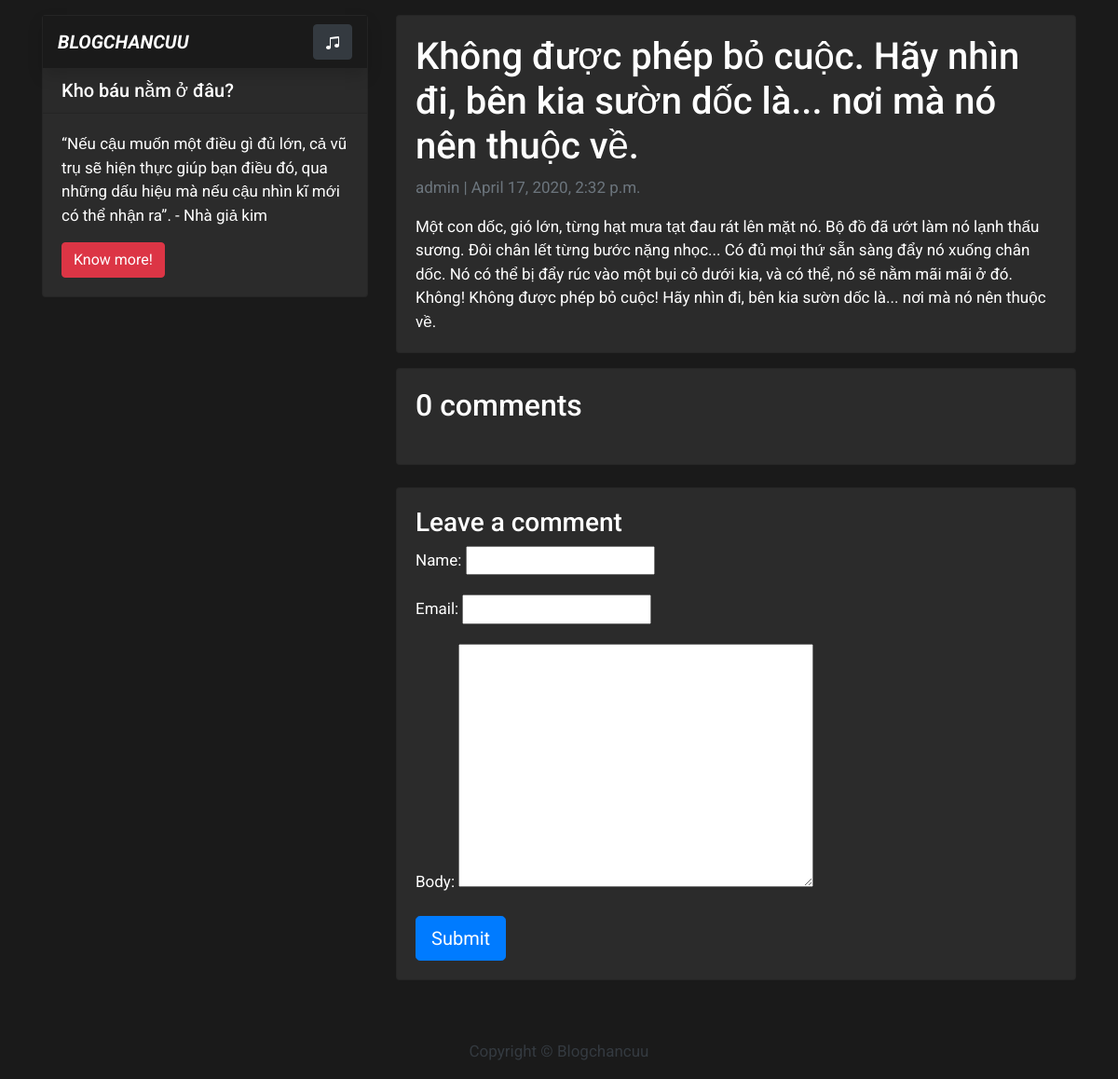
Page /neew-poer/ on the earlier database version.
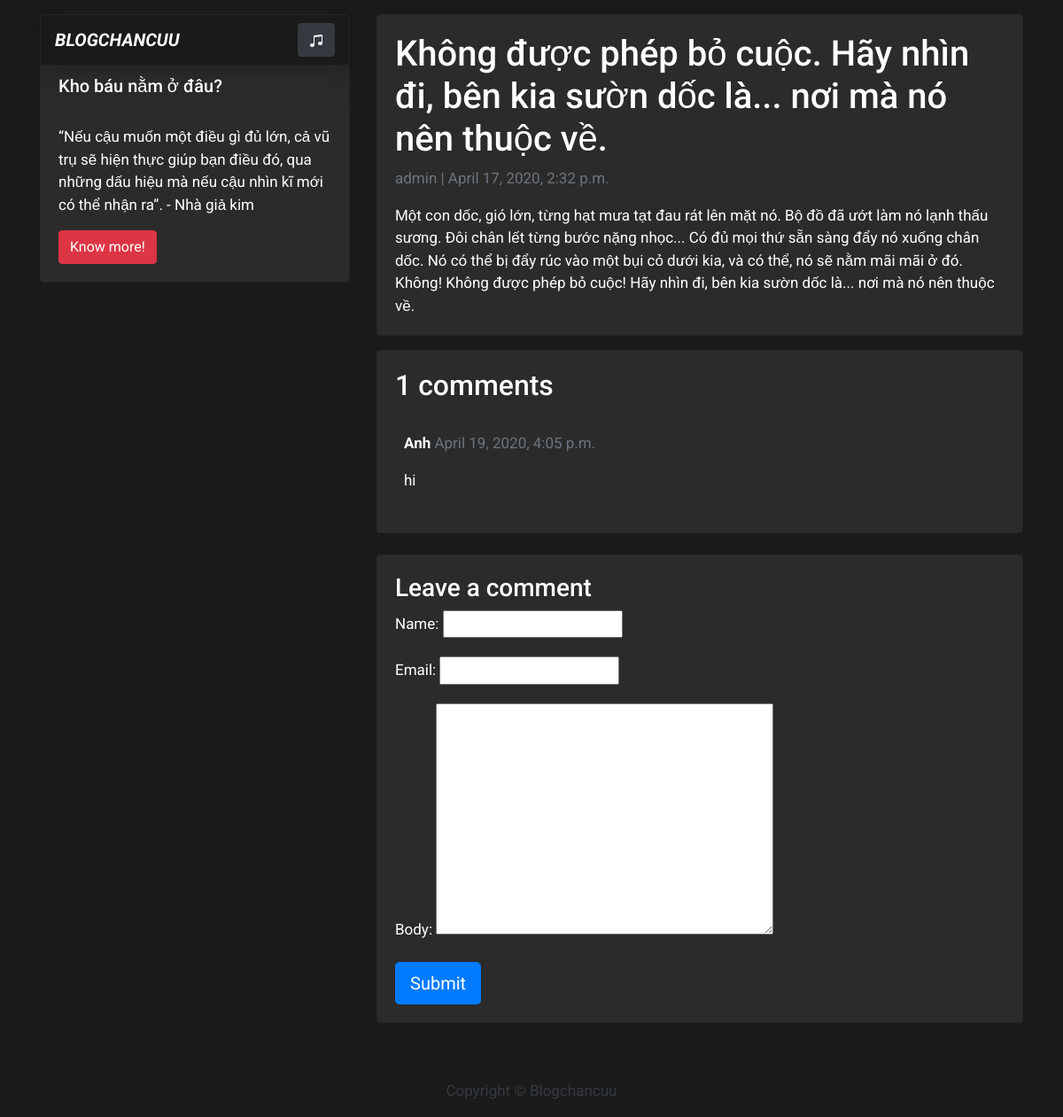
Same page on the later database version.
### blog/models.py (models this page shows, shortened)
class Comment(models.Model):
	post = models.ForeignKey(Post, on_delete=models.CASCADE, related_name="comments")
	name = models.CharField(max_length=80)
	email = models.EmailField()
	body = models.TextField()
	created_on = models.DateTimeField(auto_now_add=True)
	active = models.BooleanField(default=False)
	class Meta:
		ordering = ['created_on']

### blog/views.py (the view)
# urls.py: path('<slug:slug>/', views.post_detail, name='post_detail'),
def post_detail(request, slug):
    template_name = 'post_detail.html'
    post = get_object_or_404(Post, slug=slug)
    comments = post.comments.filter(active=True)
    new_comment = None
    print(post.title)
    if request.method == 'POST':
        comment_form = CommentForm(data=request.POST)
        if comment_form.is_valid():
            new_comment = comment_form.save(commit=False)
            new_comment.post = post
            new_comment.save()
    else:
        comment_form = CommentForm()
    return render(request, template_name, {
        'post': post,
        'comments': comments,
        'new_comment': new_comment,
        'comment_form': comment_form
    })

### blog/forms.py
class CommentForm(forms.ModelForm):
    class Meta:
        model = Comment
        fields = ('name', 'email', 'body')

### templates/post_detail.html (shortened to what this page needs)
{% extends 'base.html' %} {% block content %}
<div class="container">
  <div class="row">
    {% block sidebar %} {% include 'sidebar.html' %} {% endblock sidebar %}
    <div class="col-md-8 mb-4  mt-3 left  top">
      <div class="card-body card">
        <h1>{% block title %} {{ post.title }} {% endblock title %}</h1>
        <p class=" text-muted">{{ post.author }} | {{ post.created_on }}</p>
        <div class="">{{ post.content | safe }}</div>
      </div>
      <div class="card-body card mb-4 mt-3">
        {% with comments.count as total_comments %}
        <h2>{{ total_comments }} comments</h2>
          {% endwith %} {% for comment in comments %}
        <div class="comments" style="padding: 10px;">
          <p class="font-weight-bold">
            {{ comment.name }}
            <span class=" text-muted font-weight-normal">
              {{ comment.created_on }}
            </span>
          </p>
          {{ comment.body | linebreaks }}
        </div>
        {% endfor %}
      </div>
      <div class="card-body card mb-4 mt-3">
        {% if new_comment %}
        <div class="alert alert-success" role="alert">
          Your comment is awaiting moderation
        </div>
        {% else %}
        <h3>Leave a comment</h3>
        <form method="post">
          {{ comment_form.as_p }}
          <button type="submit" class="btn btn-primary  btn-lg">Submit</button>
        </form>
        {% endif %}
      </div>
    </div>
  </div>
</div>
{% endblock content %}

Differences in the rows shown:
added Comment: name "Anh", created_on "April 19, 2020, 4:05 p.m.", body "hi"
Other differences:
{{ total_comments }}: "0" → "1"
